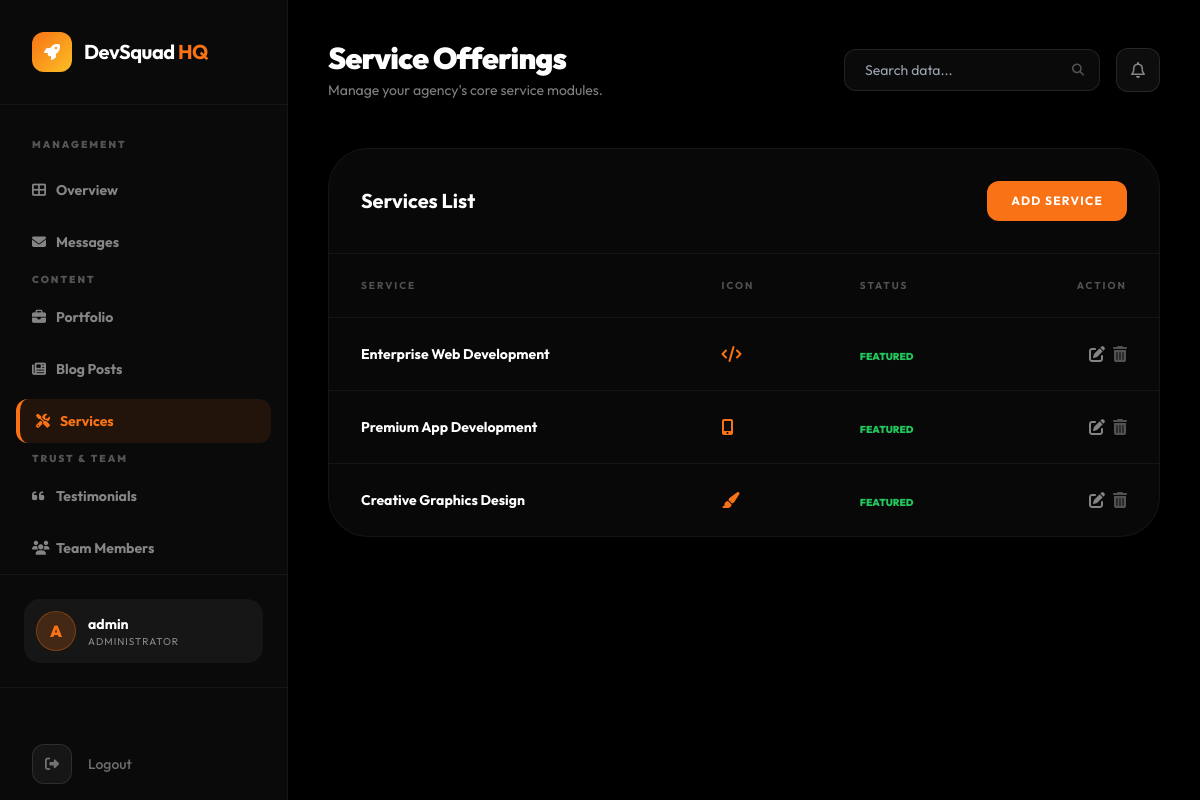
Screenshot of /management/services/ (signed in) with the database file from the repository.
### devsqaud/models.py (models this page shows, shortened)
class Service(models.Model):
    icon = models.CharField(
        max_length=100,
        help_text="Font Awesome icon class, e.g. 'fas fa-code'"
    )
    image = models.ImageField(
        upload_to='services/',
        blank=True,
        null=True,
        help_text="Service card image (optional)"
    )
    title = models.CharField(max_length=200)
    short_description = models.CharField(max_length=300)
    full_description = models.TextField()
    problem = models.TextField(blank=True, help_text="Problem statement for detail view")
    solution = models.TextField(blank=True, help_text="Solution description for detail view")
    benefits = models.TextField(blank=True, help_text="Key benefits, one per line")
    is_featured = models.BooleanField(default=False, help_text="Show on home page")
    order = models.IntegerField(default=0, help_text="Display order (lower = first)")
    class Meta:
        ordering = ['order']

### devsqaud/views_dashboard.py (the view)
# urls.py: path('management/services/', views_dashboard.dashboard_services, name='dashboard_services'),
@staff_member_required
def dashboard_services(request):
    services = Service.objects.all()
    context = {
        'services': services,
        'active_page': 'services',
    }
    return render(request, 'dashboard/services_list.html', context)

### devsqaud/context_processors.py (called while the page is built)
def site_config_context(request):
    return {
        'site': SiteConfig.load(),
    }

### devsqaud/models.py (called while the page is built)
    @classmethod
    def load(cls):
        obj, _ = cls.objects.get_or_create(pk=1)
        return obj

### templates/dashboard/services_list.html (shortened to what this page needs)
{% extends 'dashboard/base.html' %}
{% block header_title %}Service Offerings{% endblock %}
{% block header_subtitle %}Manage your agency's core service modules.{% endblock %}
{% block dashboard_content %}
<div class="glass-card rounded-[40px] border-white/5 overflow-hidden">
    <div class="p-8 border-b border-white/5 flex items-center justify-between">
        <h3 class="text-xl font-bold">Services List</h3>
        <a href="{% url 'content_add' 'service' %}" class="px-6 py-3 bg-sunset-orange text-white text-xs font-bold uppercase tracking-widest rounded-xl">Add Service</a>
    </div>
    <div class="overflow-x-auto">
        <table class="w-full text-left">
            <thead>
                <tr class="text-[10px] font-black uppercase tracking-[0.2em] text-white/30 border-b border-white/5">
                    <th class="px-8 py-6">Service</th>
                    <th class="px-8 py-6">Icon</th>
                    <th class="px-8 py-6">Status</th>
                    <th class="px-8 py-6 text-right">Action</th>
                </tr>
            </thead>
            <tbody class="divide-y divide-white/5">
                {% for s in services %}
                <tr class="group hover:bg-white/[0.02]">
                    <td class="px-8 py-6 font-bold text-sm">{{ s.title }}</td>
                    <td class="px-8 py-6 text-sunset-orange"><i class="{{ s.icon }}"></i></td>
                    <td class="px-8 py-6">{% if s.is_featured %}<span class="text-green-500 text-[10px] uppercase font-black">Featured</span>{% else %}<span class="text-white/30 text-[10px] uppercase font-black">Standard</span>{% endif %}</td>
                    <td class="px-8 py-6 text-right flex items-center justify-end space-x-2">
                        <a href="{% url 'content_edit' 'service' s.pk %}" class="text-white/50 hover:text-sunset-orange"><i class="fas fa-edit"></i></a>
                        <form action="{% url 'content_delete' 'service' s.pk %}" method="POST" onsubmit="return confirm('Are you sure?');" class="inline">
                            <button type="submit" class="text-white/30 hover:text-red-500"><i class="fas fa-trash-alt"></i></button>
                        </form>
                    </td>
                </tr>
                {% endfor %}
            </tbody>
        </table>
    </div>
</div>
{% endblock %}

### templates/dashboard/base.html (shortened to what this page needs)
<!DOCTYPE html>
<html lang="en">
<head>
    <script src="https://cdn.tailwindcss.com"></script>
    <link rel="stylesheet" href="https://cdnjs.cloudflare.com/ajax/libs/font-awesome/6.4.0/css/all.min.css">
</head>
<body class="bg-black-pure min-h-screen flex">
    <aside class="w-72 bg-black-soft border-r border-white/5 flex flex-col fixed inset-y-0 z-50">
        <div class="p-8 border-b border-white/5">
            <a href="{% url 'home' %}" class="flex items-center space-x-3">
                <div class="w-10 h-10 bg-gradient-to-br from-sunset-orange to-sunset-amber rounded-xl flex items-center justify-center">
                    <i class="fas fa-rocket text-white"></i>
                </div>
                <span class="text-xl font-bold tracking-tight">DevSquad <span class="text-sunset-orange">HQ</span></span>
            </a>
        </div>
        <nav class="flex-1 px-4 py-8 space-y-2 overflow-y-auto">
            <p class="px-4 text-[10px] font-black uppercase tracking-[0.2em] text-white/30 mb-4">Management</p>
            <a href="{% url 'dashboard_home' %}" class="sidebar-link group flex items-center px-4 py-3 text-sm font-bold rounded-xl transition-all duration-300 {% if active_page == 'overview' %}active{% else %}text-white/50 hover:bg-white/5 hover:text-white{% endif %}">
                <i class="fas fa-th-large w-6 group-hover:text-sunset-orange"></i>
                <span>Overview</span>
            </a>
            <a href="{% url 'dashboard_messages' %}" class="sidebar-link group flex items-center px-4 py-3 text-sm font-bold rounded-xl transition-all duration-300 {% if active_page == 'messages' %}active{% else %}text-white/50 hover:bg-white/5 hover:text-white{% endif %}">
                <i class="fas fa-envelope w-6 group-hover:text-sunset-orange"></i>
                <span>Messages</span>
            </a>
            <p class="px-4 text-[10px] font-black uppercase tracking-[0.2em] text-white/30 mt-8 mb-4">Content</p>
            <a href="{% url 'dashboard_projects' %}" class="sidebar-link group flex items-center px-4 py-3 text-sm font-bold rounded-xl transition-all duration-300 {% if active_page == 'projects' %}active{% else %}text-white/50 hover:bg-white/5 hover:text-white{% endif %}">
                <i class="fas fa-briefcase w-6 group-hover:text-sunset-orange"></i>
                <span>Portfolio</span>
            </a>
            <a href="{% url 'dashboard_blog' %}" class="sidebar-link group flex items-center px-4 py-3 text-sm font-bold rounded-xl transition-all duration-300 {% if active_page == 'blog' %}active{% else %}text-white/50 hover:bg-white/5 hover:text-white{% endif %}">
                <i class="fas fa-newspaper w-6 group-hover:text-sunset-orange"></i>
                <span>Blog Posts</span>
            </a>
            <a href="{% url 'dashboard_services' %}" class="sidebar-link group flex items-center px-4 py-3 text-sm font-bold rounded-xl transition-all duration-300 {% if active_page == 'services' %}active{% else %}text-white/50 hover:bg-white/5 hover:text-white{% endif %}">
                <i class="fas fa-tools w-6 group-hover:text-sunset-orange"></i>
                <span>Services</span>
            </a>
            <p class="px-4 text-[10px] font-black uppercase tracking-[0.2em] text-white/30 mt-8 mb-4">Trust & Team</p>
            <a href="{% url 'dashboard_testimonials' %}" class="sidebar-link group flex items-center px-4 py-3 text-sm font-bold rounded-xl transition-all duration-300 {% if active_page == 'testimonials' %}active{% else %}text-white/50 hover:bg-white/5 hover:text-white{% endif %}">
                <i class="fas fa-quote-left w-6 group-hover:text-sunset-orange"></i>
                <span>Testimonials</span>
            </a>
            <a href="{% url 'dashboard_team' %}" class="sidebar-link group flex items-center px-4 py-3 text-sm font-bold rounded-xl transition-all duration-300 {% if active_page == 'team' %}active{% else %}text-white/50 hover:bg-white/5 hover:text-white{% endif %}">
                <i class="fas fa-users w-6 group-hover:text-sunset-orange"></i>
                <span>Team Members</span>
            </a>
        </nav>
        <div class="p-6 border-t border-white/5">
            <div class="flex items-center space-x-3 p-3 bg-white/5 rounded-2xl">
                <div class="w-10 h-10 rounded-full bg-sunset-orange/20 border border-sunset-orange/30 flex items-center justify-center">
                    <span class="font-black text-sunset-orange">{{ request.user.username|first|upper }}</span>
                </div>
                <div class="flex-1 min-w-0">
                    <p class="text-sm font-bold truncate">{{ request.user.username }}</p>
                    <p class="text-[10px] text-white/50 uppercase tracking-widest">Administrator</p>
                </div>
            </div>
        </div>
        <div class="mt-auto pt-10 border-t border-white/5">
            <form action="{% url 'logout' %}" method="POST" class="px-8 py-4">
                <button type="submit" class="flex items-center space-x-4 text-white/40 hover:text-red-500 transition-all group w-full text-left">
                    <div class="w-10 h-10 rounded-xl bg-white/5 border border-white/10 flex items-center justify-center group-hover:bg-red-500/10 group-hover:border-red-500/20 transition-all">
                        <i class="fas fa-sign-out-alt text-sm"></i>
                    </div>
                    <span class="text-sm font-medium">Logout</span>
                </button>
            </form>
        </div>
    </aside>
    <main class="flex-1 ml-72 p-10">
        <div class="flex items-center justify-between mb-12">
            <div>
                <h1 class="text-3xl font-black tracking-tight">{% block header_title %}Overview{% endblock %}</h1>
                <p class="text-white/50 text-sm mt-1">{% block header_subtitle %}Welcome back, Commander.{% endblock %}</p>
            </div>
            <div class="flex items-center space-x-4">
                <div class="relative">
                    <input type="text" placeholder="Search data..." class="bg-black-soft border border-white/10 rounded-xl px-5 py-2.5 text-sm focus:outline-none focus:border-sunset-orange/50 transition-all w-64">
                    <i class="fas fa-search absolute right-4 top-1/2 -translate-y-1/2 text-white/30 text-xs"></i>
                </div>
                <button class="w-11 h-11 rounded-xl bg-white/5 border border-white/10 flex items-center justify-center hover:bg-white/10 transition-all">
                    <i class="far fa-bell text-white/50"></i>
                </button>
            </div>
        </div>
        {% block dashboard_content %}{% endblock %}
    </main>
</body>
</html>

### templates/dashboard/base.html (style rules this page uses)
body { font-family: 'Outfit', sans-serif; background-color: #000000; color: #ffffff; }
.glass-card { background: rgba(255, 255, 255, 0.03); backdrop-filter: blur(10px); border: 1px solid rgba(255, 255, 255, 0.05); }
.sidebar-link.active { background: rgba(249, 115, 22, 0.1); border-left: 4px solid #f97316; color: #f97316; }

### rows the page displays
Service: title "Enterprise Web Development", is_featured "FEATURED"
Service: title "Premium App Development", is_featured "FEATURED"
Service: title "Creative Graphics Design", is_featured "FEATURED"

### other values shown
{{ request.user.username|first|upper }} "A"
{{ request.user.username }} "admin"
